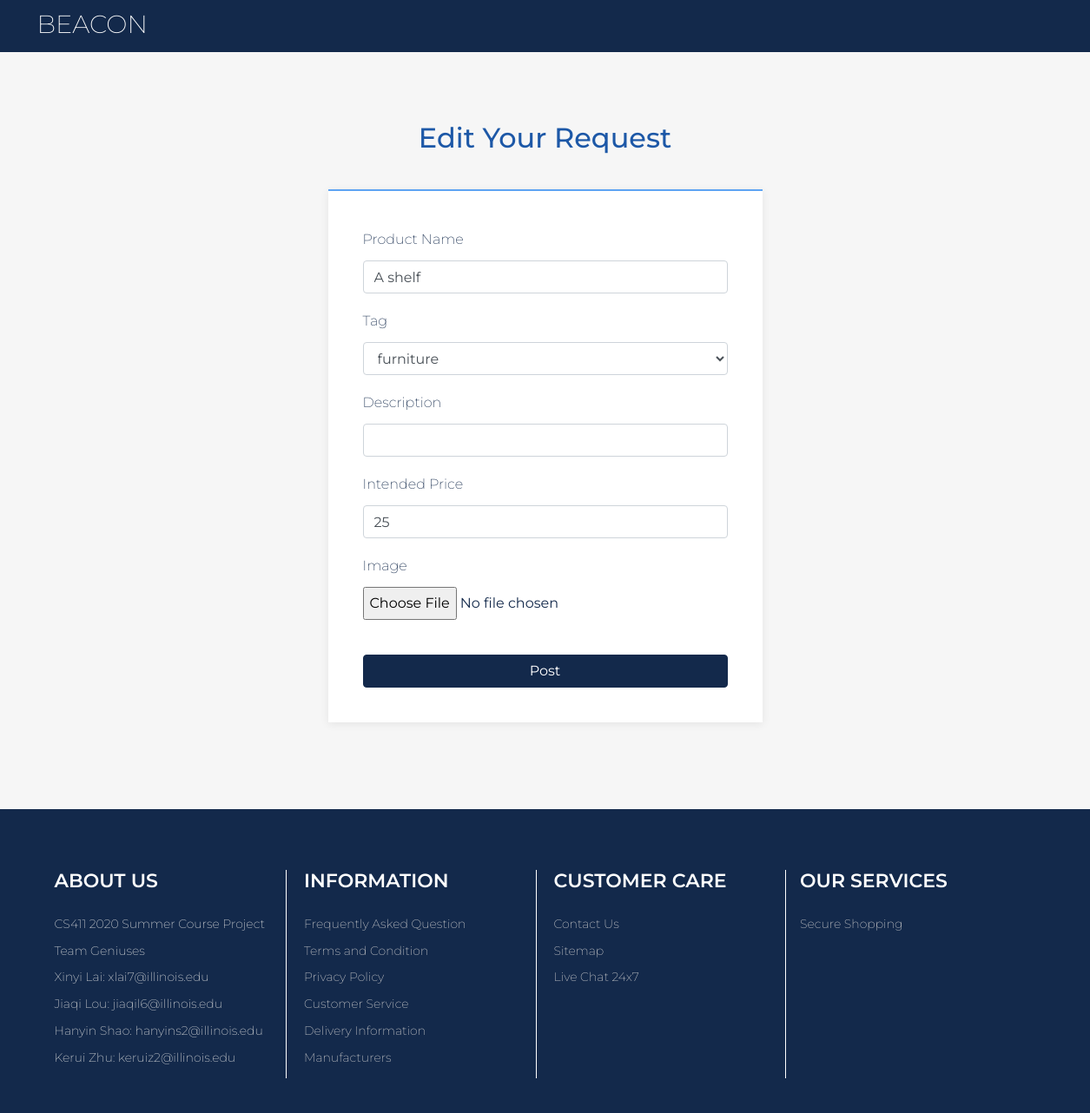
/edit_request.php?id=24, run on the app's committed database.
### tables this page shows
CREATE TABLE `Requests` (
  `RequestId` int NOT NULL,
  `BuyerId` varchar(50) DEFAULT NULL,
  `ProductName` varchar(50) DEFAULT NULL,
  `Tag` varchar(50) DEFAULT NULL,
  `Description` varchar(500) DEFAULT NULL,
  `Image` varchar(100) DEFAULT NULL,
  `IntendedPrice` double DEFAULT NULL,
  `SaleId` int DEFAULT NULL,
  `DatePost` timestamp NOT NULL DEFAULT CURRENT_TIMESTAMP
);

### edit_request.php (the view, shortened to what this page needs)
<?php
    $requestid = (int)$_GET['id'];
    if ($requestid) {
        if ($_SERVER["REQUEST_METHOD"] == "POST") {
            $seller_id = $_SESSION['curr_user'];
            $product_name = ppc($_POST["product_name"]);
            $tag = ppc($_POST["tag"]);
            $description = ppc($_POST["description"]);
            $intended_price = (double)ppc($_POST["intendedPrice"]);
            if ($product_name != "" && $intended_price > 0 && file_exists($_FILES['image']['tmp_name'])) {
                $upload_dir="images/".$seller_id."/";
                if(!is_dir($upload_dir)) { mkdir($upload_dir); }
                $postfix = substr($_FILES['image']['name'],strrpos($_FILES['image']['name'],'.'));
                $filename = $upload_dir.date("YmdHis").$postfix;
                if(move_uploaded_file($_FILES['image']['tmp_name'], $filename)){
                    $conn = connectDB();
                    $sql = "SELECT * FROM Requests WHERE RequestId=$requestid";
                    $result = $conn->query($sql);
                    if ($result) {
                        $row = mysqli_fetch_assoc($result);
                        $original_filepath = $row['Image'];
                        if(is_file($original_filepath)) {
                            unlink($original_filepath);
                        }
                    }
                    else {
                        $msg = "Delete old image Error: " . $sql . "<br>" . $conn->error;
                        header("location:index.php");
                        exit;
                    }
                    $sql = "UPDATE Requests
						    SET ProductName = '$product_name', Tag = '$tag', Description = '$description', Image = '$filename', IntendedPrice = '$intended_price'
                            WHERE RequestId = '$requestid'";
                    if ($conn->query($sql)) {
                        header("location:myrequests.php");
                        exit;
                    } else {
                        $msg = 'Update fail';
                    }
                    $conn->close();
                } else {
                    $msg = 'Store fail';
                }
            } else if ($product_name != "" && $intended_price > 0){
                    $conn = connectDB();
                    $sql = "UPDATE Requests
						    SET ProductName = '$product_name', Tag = '$tag', Description = '$description', IntendedPrice = '$intended_price'
                            WHERE RequestId = '$requestid'";
                    if ($conn->query($sql)) {
                        header("location:myrequests.php");
                        exit;
                    } else {
                        $msg = 'Update fail';
                    }
                    $conn->close();
            }
            else
            {
                $msg = 'Wrong information';
            }
        }
        else {
            $conn = connectDB();
            $sql = "SELECT * FROM Requests WHERE RequestId=$requestid";
            $result = $conn->query($sql);
            if ($result) {
                $row = mysqli_fetch_assoc($result);
                $product_name = $row['ProductName'];
                $tag = $row['Tag'];
                $description = $row['Description'];
                $intended_price = $row['IntendedPrice'];
            }
            else {
                $msg = "Error: " . $sql . "<br>" . $conn->error;
            }
        }
    }
?>
<!DOCTYPE html>
<html>
<head>
    <link rel="stylesheet" href="assets/bootstrap/css/bootstrap.min.css">
    <link rel="stylesheet" href="assets/css/baguetteBox.min.css">
    <link rel="stylesheet" href="assets/css/smoothproducts.css">
</head>
<body>
    <nav class="navbar navbar-dark navbar-expand-lg bg-primary clean-navbar" style="height: 60px; padding-top: 30px;">
        <div class="container"><a class="navbar-brand text-white logo" href="index.php"><p style="font-size: larger;">BEACON</p></a>
        </div>
    </nav>
    <main class="page post-page">
        <section class="clean-block clean-form dark">
            <div class="container">
                <div class="block-heading">
                    <h2 class="text-info">Edit Your Request</h2>
				</div>
				<form action="" method="post" enctype="multipart/form-data">
                    <div class="form-group">
						<label for="focusedInput">Product Name</label>
						<input class="form-control item" type="text" name="product_name" value="<?php echo $product_name;?>"/>
					</div>
                    <div class="form-group">
						<label for="focusedInput">Tag</label><span class="warning"> <?php echo $tag_err;?></span>
                        <select class="form-control" id="tag" name="tag">
							<optgroup label="tag">
                                <option value="furniture" <?php echo $tag=="furniture" ? 'selected':'' ?> >furniture</option>
							</optgroup>
						</select>
					</div>
                    <div class="form-group">
						<label for="focusedInput">Description</label>
						<input class="form-control item" type="text" name="description" value="<?php echo $description;?>"/>
					</div>
                    <div class="form-group">
						<label for="focusedInput">Intended Price</label>
						<input class="form-control item" type="text" name="intendedPrice" value="<?php echo $intended_price;?>"/>
					</div>
                    <div class="form-group">
						<label for="focusedInput">Image</label><br/>
						<input type="file" name="image"/><br/>
					</div>
                    <div class="form-group">
					<fieldset>
					</fieldset>
				    </div>
				<button class="btn btn-primary btn-block" type="submit" name="submit">Post</button>
			</form>
            </div>
        </section>
    </main>
	<footer class="page-footer dark">
        <div class="container">
            <div class="row">
                <div class="col-sm-3">
                    <div class="single-widget">
                        <h5>ABOUT US</h5>
                        <ul>
                            <span class="white-font">CS411 2020 Summer Course Project</br></span>
                            <span class="white-font">Team Geniuses</br></span>
                            <span class="white-font">Xinyi Lai: xlai7@illinois.edu</br></span>
                            <span class="white-font">Jiaqi Lou: jiaqil6@illinois.edu</br></span>
                            <span class="white-font">Hanyin Shao: hanyins2@illinois.edu</br></span>
                            <span class="white-font"> Kerui Zhu: keruiz2@illinois.edu</span>
                        </ul>
                    </div>
                </div>
                <div class="col-sm-3">
                    <div class="single-widget">
                    	<h5>INFORMATION</h5>
                        <ul>
                            <span class="white-font"><a href="#">Frequently Asked Question</a></br></span>
                            <span class="white-font"><a href="#">Terms and Condition</a></br></span>
                            <span class="white-font"><a href="#">Privacy Policy</a></br></span>
                            <span class="white-font"><a href="#">Customer Service</a></br></span>
                            <span class="white-font"><a href="#">Delivery Information</a></br></span>
                            <span class="white-font"><a href="#">Manufacturers</a></br></span>
                        </ul>
                    </div>
                </div>
                <div class="col-sm-3">
                    <div class="single-widget">
                    	<h5>CUSTOMER CARE</h5>
                        <ul>
                            <span class="white-font"><a href="#">Contact Us</a></br></span>
                            <span class="white-font"><a href="#">Sitemap</a></br></span>
                            <span class="white-font"><a href="#">Live Chat 24x7</a></br></span>
                        </ul>
                    </div>
                </div>
                <div class="col-sm-3">
                    <div class="single-widget-1">
                    <h5>OUR SERVICES</h5>
                        <ul>
                            <span class="white-font"><a href="#">Secure Shopping</a></br></span>
                        </ul>
                    </div>
				</div>
            </div>
        </div>
	</footer>
</body>
</html>

### assets/css/smoothproducts.css (style rules this page uses)
html, body { height: 100%; width: 100%; }
.white-font { color: #DDDEDE; padding-top: 20px; padding-right: 10px; line-height: 2.2em; font-size: 14px; }
.single-widget { border-style: solid; border-width: 0 1px 0 0; border-color: #fff; margin-left: -60px; margin-right: 80px; min-height: 240px; }
.single-widget-1 { margin-left: -64px; margin-right: 80px; min-height: 240px; }
.row { margin-left: 50px; margin-right: -90px; min-height: 280px; }
.navbar-brand { margin-left: -30px; }

### data on the page
requests: product_name "A shelf", tag "furniture", intendedPrice "25"
